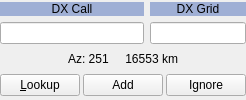
          <widget class="QWidget" name="DX_controls_widget" native="true">
           <property name="sizePolicy">
            <sizepolicy hsizetype="Preferred" vsizetype="Fixed">
             <horstretch>0</horstretch>
             <verstretch>0</verstretch>
            </sizepolicy>
           </property>
           <property name="minimumSize">
            <size>
             <width>114</width>
             <height>0</height>
            </size>
           </property>
           <layout class="QVBoxLayout" name="verticalLayout_110">
            <property name="leftMargin">
             <number>0</number>
            </property>
            <property name="topMargin">
             <number>0</number>
            </property>
            <property name="rightMargin">
             <number>0</number>
            </property>
            <property name="bottomMargin">
             <number>1</number>
            </property>
            <item>
             <layout class="QGridLayout" name="DXCall_gridLayout" columnstretch="3,2">
              <item row="0" column="0">
               <widget class="QPushButton" name="DX_Call_Button">
                <property name="sizePolicy">
                 <sizepolicy hsizetype="Preferred" vsizetype="Preferred">
                  <horstretch>0</horstretch>
                  <verstretch>0</verstretch>
                 </sizepolicy>
                </property>
                <property name="minimumSize">
                 <size>
                  <width>0</width>
                  <height>0</height>
                 </size>
                </property>
                <property name="focusPolicy">
                 <enum>Qt::StrongFocus</enum>
                </property>
                <property name="toolTip">
                 <string>&lt;html&gt;&lt;head/&gt;&lt;body&gt;&lt;p&gt;Toggle Wait &amp;amp; Call On/Off. Right-click to clear the DX Call box.&lt;/p&gt;&lt;/body&gt;&lt;/html&gt;</string>
                </property>
                <property name="styleSheet">
                 <string notr="true">QPushButton {
	background-color: #9fafd5;
    border: none;
}</string>
                </property>
                <property name="text">
                 <string>DX Call</string>
                </property>
                <property name="checkable">
                 <bool>true</bool>
                </property>
               </widget>
              </item>
              <item row="1" column="0">
               <widget class="QLineEdit" name="dxCallEntry">
                <property name="toolTip">
                 <string>Callsign of station to be worked</string>
                </property>
                <property name="text">
                 <string/>
                </property>
                <property name="alignment">
                 <set>Qt::AlignCenter</set>
                </property>
               </widget>
              </item>
              <item row="0" column="1">
               <widget class="QLabel" name="label_4">
                <property name="sizePolicy">
                 <sizepolicy hsizetype="Preferred" vsizetype="Fixed">
                  <horstretch>0</horstretch>
                  <verstretch>0</verstretch>
                 </sizepolicy>
                </property>
                <property name="palette">
                 <palette>
                  <active>
                   <colorrole role="Base">
                    <brush brushstyle="SolidPattern">
                     <color alpha="255">
                      <red>252</red>
                      <green>252</green>
                      <blue>252</blue>
                     </color>
                    </brush>
                   </colorrole>
                   <colorrole role="Window">
                    <brush brushstyle="SolidPattern">
                     <color alpha="255">
                      <red>159</red>
                      <green>175</green>
                      <blue>213</blue>
                     </color>
                    </brush>
                   </colorrole>
                  </active>
                  <inactive>
                   <colorrole role="Base">
                    <brush brushstyle="SolidPattern">
                     <color alpha="255">
                      <red>252</red>
                      <green>252</green>
                      <blue>252</blue>
                     </color>
                    </brush>
                   </colorrole>
                   <colorrole role="Window">
                    <brush brushstyle="SolidPattern">
                     <color alpha="255">
                      <red>159</red>
                      <green>175</green>
                      <blue>213</blue>
                     </color>
                    </brush>
                   </colorrole>
                  </inactive>
                  <disabled>
                   <colorrole role="Base">
                    <brush brushstyle="SolidPattern">
                     <color alpha="255">
                      <red>159</red>
                      <green>175</green>
                      <blue>213</blue>
                     </color>
                    </brush>
                   </colorrole>
                   <colorrole role="Window">
                    <brush brushstyle="SolidPattern">
                     <color alpha="255">
                      <red>159</red>
                      <green>175</green>
                      <blue>213</blue>
                     </color>
                    </brush>
                   </colorrole>
                  </disabled>
                 </palette>
                </property>
                <property name="autoFillBackground">
                 <bool>true</bool>
                </property>
                <property name="text">
                 <string>DX Grid</string>
                </property>
                <property name="alignment">
                 <set>Qt::AlignCenter</set>
                </property>
                <property name="margin">
                 <number>5</number>
                </property>
                <property name="indent">
                 <number>2</number>
                </property>
                <property name="buddy">
                 <cstring>dxGridEntry</cstring>
                </property>
               </widget>
              </item>
              <item row="1" column="1">
               <widget class="QLineEdit" name="dxGridEntry">
                <property name="toolTip">
                 <string>Locator of station to be worked</string>
                </property>
                <property name="text">
                 <string/>
                </property>
                <property name="alignment">
                 <set>Qt::AlignCenter</set>
                </property>
               </widget>
              </item>
             </layout>
            </item>
            <item>
             <widget class="QLabel" name="labAz">
              <property name="sizePolicy">
               <sizepolicy hsizetype="Preferred" vsizetype="Fixed">
                <horstretch>0</horstretch>
                <verstretch>0</verstretch>
               </sizepolicy>
              </property>
              <property name="autoFillBackground">
               <bool>true</bool>
              </property>
              <property name="text">
               <string>Az: 251     16553 km</string>
              </property>
              <property name="alignment">
               <set>Qt::AlignCenter</set>
              </property>
              <property name="indent">
               <number>4</number>
              </property>
             </widget>
            </item>
            <item>
             <layout class="QHBoxLayout" name="lookup_control_layout">
              <property name="spacing">
               <number>3</number>
              </property>
              <item>
               <widget class="QPushButton" name="lookupButton">
                <property name="minimumSize">
                 <size>
                  <width>0</width>
                  <height>0</height>
                 </size>
                </property>
                <property name="focusPolicy">
                 <enum>Qt::StrongFocus</enum>
                </property>
                <property name="toolTip">
                 <string>&lt;html&gt;&lt;head/&gt;&lt;body&gt;&lt;p&gt;Search for callsign in database. &lt;br&gt;Right-click searches for callsign on QRZ.com.&lt;/p&gt;&lt;/body&gt;&lt;/html&gt;</string>
                </property>
                <property name="text">
                 <string>&amp;Lookup</string>
                </property>
               </widget>
              </item>
              <item>
               <widget class="QPushButton" name="addButton">
                <property name="minimumSize">
                 <size>
                  <width>0</width>
                  <height>0</height>
                 </size>
                </property>
                <property name="focusPolicy">
                 <enum>Qt::StrongFocus</enum>
                </property>
                <property name="toolTip">
                 <string>&lt;html&gt;&lt;head/&gt;&lt;body&gt;&lt;p&gt;Add callsign and locator to database. &lt;br&gt;Right-click searches for callsign on hamqth.com.&lt;/p&gt;&lt;/body&gt;&lt;/html&gt;</string>
                </property>
                <property name="text">
                 <string>Add</string>
                </property>
               </widget>
              </item>
              <item>
               <widget class="QPushButton" name="ignoreButton">
                <property name="minimumSize">
                 <size>
                  <width>0</width>
                  <height>0</height>
                 </size>
                </property>
                <property name="focusPolicy">
                 <enum>Qt::StrongFocus</enum>
                </property>
                <property name="toolTip">
                 <string>&lt;html&gt;&lt;head/&gt;&lt;body&gt;&lt;p&gt;Put callsign on the Ignore List.&lt;br&gt;Right-click searches for callsign on qrzcq.com.&lt;/p&gt;&lt;/body&gt;&lt;/html&gt;</string>
                </property>
                <property name="text">
                 <string>Ignore</string>
                </property>
               </widget>
              </item>
             </layout>
            </item>
           </layout>
          </widget>
